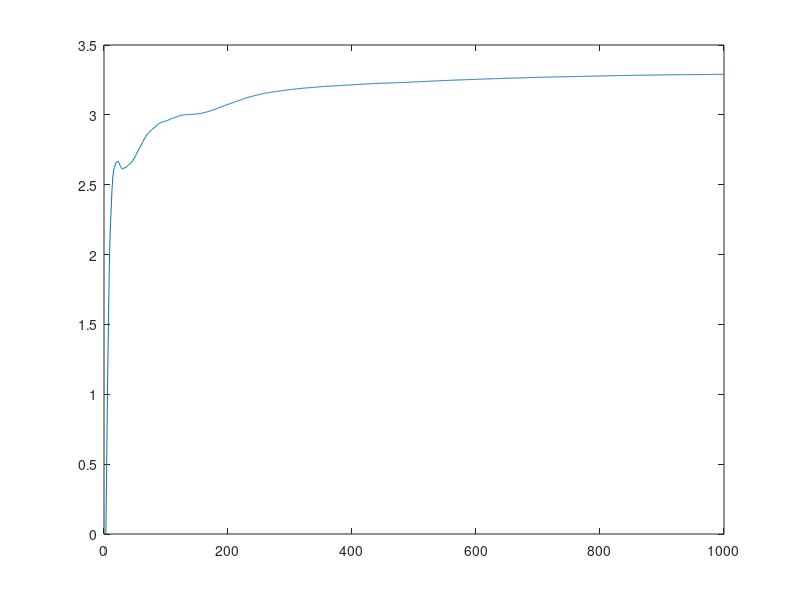
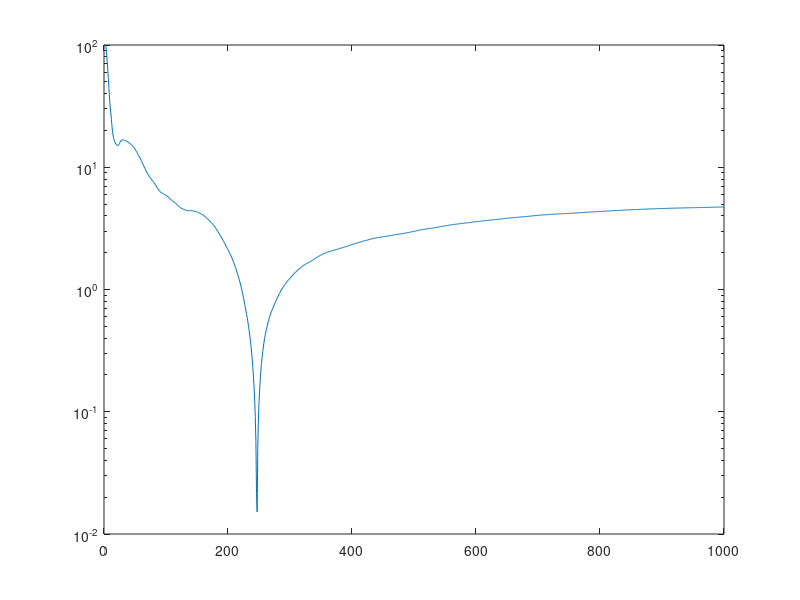

Reproduce these figures in MATLAB, in order.
clear all
close all
clc
n=1000;
actual = pi;
x=rand(n,1);y=rand(n,1);z=rand(n,1);
for j= 1:n
    count(j)=0;
    for i=1:j       
        if x(i)^2+y(i)^2+z(i)^2<=1
            count(j)=count(j)+1;
        end
    end
Pi(j)=count(j)*6.0/j;
H(j) = sum(Pi)/j;
E(j)=abs((H(j)- actual)/actual)*100;
end
j=1:n;
figure(1);
plot(j,H(j));
figure(2);
semilogy(j,E(j));
H(n)
